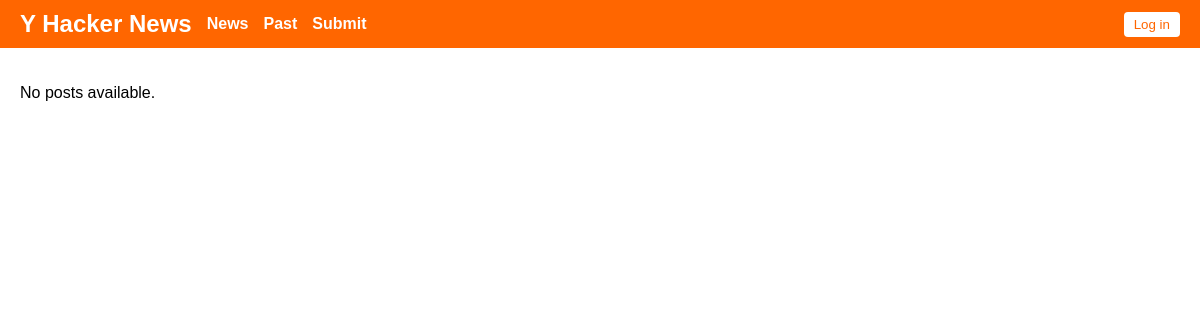
Before: / with the older database file.
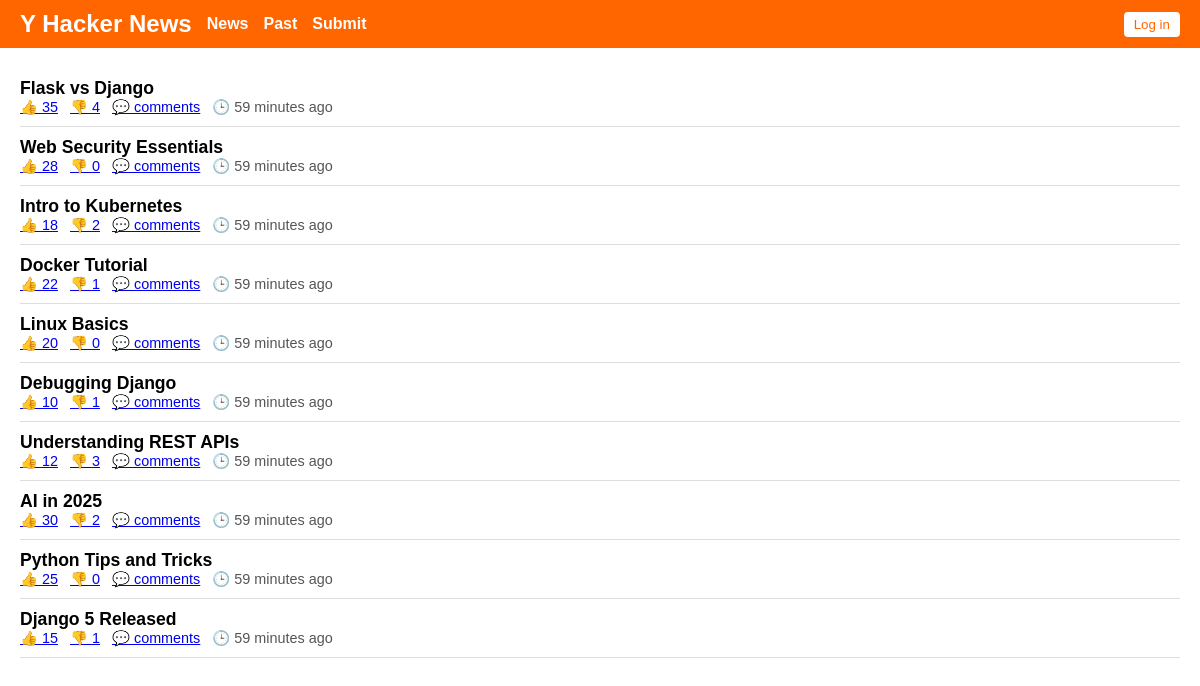
After: the same page with the newer database file.
### hacker_news/models.py (models this page shows, shortened)
class Posts(models.Model):
    user = models.ForeignKey(Details, on_delete=models.CASCADE, related_name='posts')
    title = models.CharField(max_length=255)
    link = models.URLField()
    likes = models.PositiveIntegerField(default=0)
    dislikes = models.PositiveIntegerField(default=0)
    created_at = models.DateTimeField(auto_now_add=True)

### hacker_news/views.py (the view)
# urls.py: 2. Add a URL to urlpatterns:  path('', views.home, name='home')
def home(request):
     username = request.session.get('username')
     if username:
        posts = Posts.objects.all().order_by('-created_at')
        return render(request, 'hacker_news/home.html', {
            'user_authenticated': True,
            'username': username,
            'posts': posts
        })
     else:
        posts = Posts.objects.all().order_by('-created_at')
        return render(request, 'hacker_news/home.html', {
            'user_authenticated': False,
            'posts': posts
        })

### hacker_news/templates/hacker_news/home.html (shortened to what this page needs)
<!DOCTYPE html>
<html lang="en">
<head>
    {% load static %}
    <link rel="stylesheet" href="{% static 'hacker_news/styles.css' %}">
</head>
<body>
    <header>
        <div class="nav-left">
            <a href="{% url 'hacker_news:home' %}"><h1>Y Hacker News</h1></a>
            <a href="{% if user_authenticated %}{% url 'hacker_news:newest' %}{% else %}{% url 'hacker_news:login' %}{% endif %}">News</a>
        <a href="{% if user_authenticated %}{% url 'hacker_news:past' %}{% else %}{% url 'hacker_news:login' %}{% endif %}">Past</a>
        <a href="{% if user_authenticated %}{% url 'hacker_news:submit_view' %}{% else %}{% url 'hacker_news:login' %}{% endif %}">Submit</a>
           </div>
        <div class="nav-right">
            {% if user_authenticated %}
                <span>{{ username }}</span>
                <a href="{% url 'hacker_news:logout' %}"><button>Log out</button></a>
            {% else %}
                <a href="{% url 'hacker_news:login' %}"><button>Log in</button></a>
            {% endif %}
        </div>
    </header>
    <div class="content">
        {% for post in posts %}
            <div class="post">
                <a href="{{post.link}}" style="text-decoration: none; color: black;"><div class="post-title">{{ post.title }}</div></a>
                <div class="post-meta">
                    {% if user_authenticated %}
                    {% with vote_type='like' %}
                        <a href="{% url 'hacker_news:handle_vote' post.id vote_type %}"><span>👍 {{ post.likes }}</span></a> &nbsp;
                        {% endwith %}
                        {% with vote_type='dislike' %}
                        <a href="{% url 'hacker_news:handle_vote' post.id vote_type %}"><span>👎 {{ post.dislikes }}</span></a> &nbsp;
                        {% endwith %}
                        <a href="{% url 'hacker_news:comment' post.id%}"><span>💬 comments</span></a> &nbsp;
                    {% else %}
                        <a href="{% url 'hacker_news:login' %}"><span>👍 {{ post.likes }}</span></a> &nbsp;
                        <a href="{% url 'hacker_news:login' %}"><span>👎 {{ post.dislikes }}</span></a> &nbsp;
                        <a href="{% url 'hacker_news:login' %}"><span>💬 comments</span></a> &nbsp;
                    {% endif %}
                    🕒 {{ post.created_at|timesince }} ago
                </div>
            </div>
        {% empty %}
            <p>No posts available.</p>
        {% endfor %}
    </div>
</body>
</html>

### hacker_news/static/hacker_news/styles.css (style rules this page uses)
body { font-family: Arial, sans-serif; margin: 0; padding: 0; }
header { background-color: #f60; color: white; padding: 10px 20px; display: flex; align-items: center; justify-content: space-between; }
.nav-left { display: flex; align-items: center; gap: 15px; }
.nav-left h1 { margin: 0; font-size: 1.5rem; }
.nav-left a { color: white; text-decoration: none; font-weight: bold; }
.nav-right a button { padding: 5px 10px; background-color: white; color: #f60; border: none; border-radius: 4px; cursor: pointer; }
.content { padding: 20px; }
.post { border-bottom: 1px solid #ddd; padding: 10px 0; }
.post-title { font-weight: bold; font-size: 1.1rem; }
.post-meta { color: #555; font-size: 0.9rem; }

Changed rows visible on the page:
added Posts: title "Flask vs Django", likes "35", dislikes "4", created_at "59 minutes"
added Posts: title "Web Security Essentials", likes "28", dislikes "0", created_at "59 minutes"
added Posts: title "Intro to Kubernetes", likes "18", dislikes "2", created_at "59 minutes"
added Posts: title "Docker Tutorial", likes "22", dislikes "1", created_at "59 minutes"
added Posts: title "Linux Basics", likes "20", dislikes "0", created_at "59 minutes"
added Posts: title "Debugging Django", likes "10", dislikes "1", created_at "59 minutes"
added Posts: title "Understanding REST APIs", likes "12", dislikes "3", created_at "59 minutes"
added Posts: title "AI in 2025", likes "30", dislikes "2", created_at "59 minutes"
added Posts: title "Python Tips and Tricks", likes "25", dislikes "0", created_at "59 minutes"
added Posts: title "Django 5 Released", likes "15", dislikes "1", created_at "59 minutes"
Other visible differences:
text no longer shown: "No posts available."
